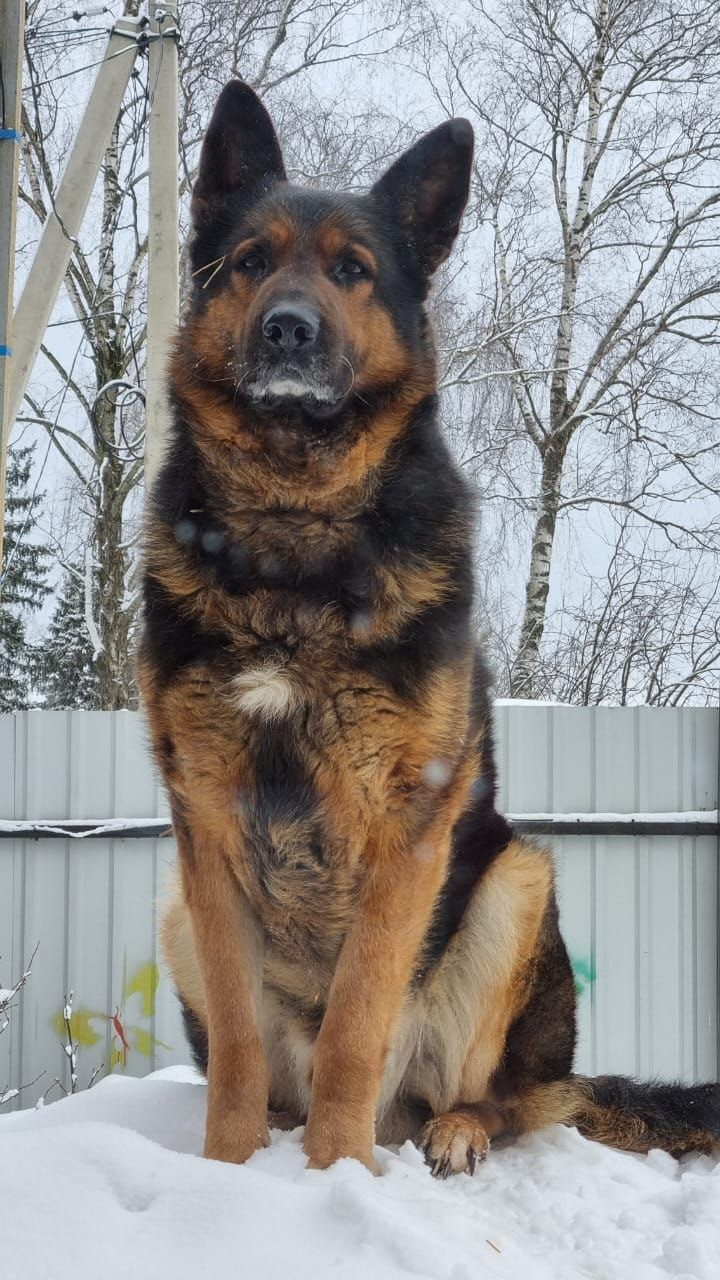
#> input picture my_dog3.jpg, 720 x 1280 px
$ jupyter execute --allow-errors 3.01_use-classification-knn.ipynb
#> lines starting #> are read from the running program, lines starting #| are printed output that depends on the picture
Estimated time needed: **30** minutes

<h2>Load the Saved KNN model to Classify Images</h2>
<h3>Project: Training_an_image_classifier_with_KNN</h3>
<h3>Application: Use - KNN image classifier</h3>

You will upload your image and classify it using the K-Nearest Neighbours (KNN) algorithm we saved in the <code>train</code> run.

## Objectives

<ul>
    <li>This tool contains the following sections:
        <ul>
            <li>Load important libraries</li>
            <li>Load your saved KNN model</li>
            <li>Upload your image</li>
            <li>Classify your image</li>
        </ul>
    </li>

</ul>

----

## Load Important Libraries

Libraries for data processing and visualization:

[cell 1]
import numpy as np
import matplotlib.pyplot as plt

Libraries for image pre-processing and classification:

[cell 2]
import cv2

Libraries for Computer Vision Studio:

[cell 3]
from skillsnetwork import cvstudio

## Setup CV Studio Client, Get the Model and Annotations

#> (a cell that did not finish here is left out)

Get the annotations from the CV Studio project:

#> (a cell that did not finish here is left out)

Download the model (for k-NN this means samples and format):

#> (a cell that did not finish here is left out)

Get k_best from model details (we reported this previously when training):

#> (a cell that did not finish here is left out)

Load and re-train model:

#> (a cell that did not finish here is left out)

## Test Our Model with an Uploaded Image

Upload your image, and see if it will be correctly classified.
<p><b>Instructions on How to Upload an Image:</b></p>
Use the upload button and upload an image from your local machine:
<center>

</center>

The image will now be in the directory in which you are working in. To read the image in a new cell, use the <code>cv2.imread</code> and read its name. For example, I uploaded <code>anothercar.jpg</code> into my current working directory - <code>cv2.imread("anothercar.jpg")</code>.

<center>

</center>

Replace <code>your_uploaded_file</code> below with the name of your image as seen in your directory:

[cell 9]
my_image = cv2.imread("my_dog3.jpg")
#> my_image is the input picture: shape (1280, 720, 3); mean B, G, R 141.7, 143.1, 145.6
## let's see what the image looks like
image = cv2.cvtColor(my_image, cv2.COLOR_BGR2RGB)
plt.imshow(image)
plt.show()

Convert image to grayscale - grayscale simplifies the algorithm and reduces computational requirements.

[cell 10]
#make images gray
my_image = cv2.cvtColor(my_image,cv2.COLOR_BGR2GRAY)
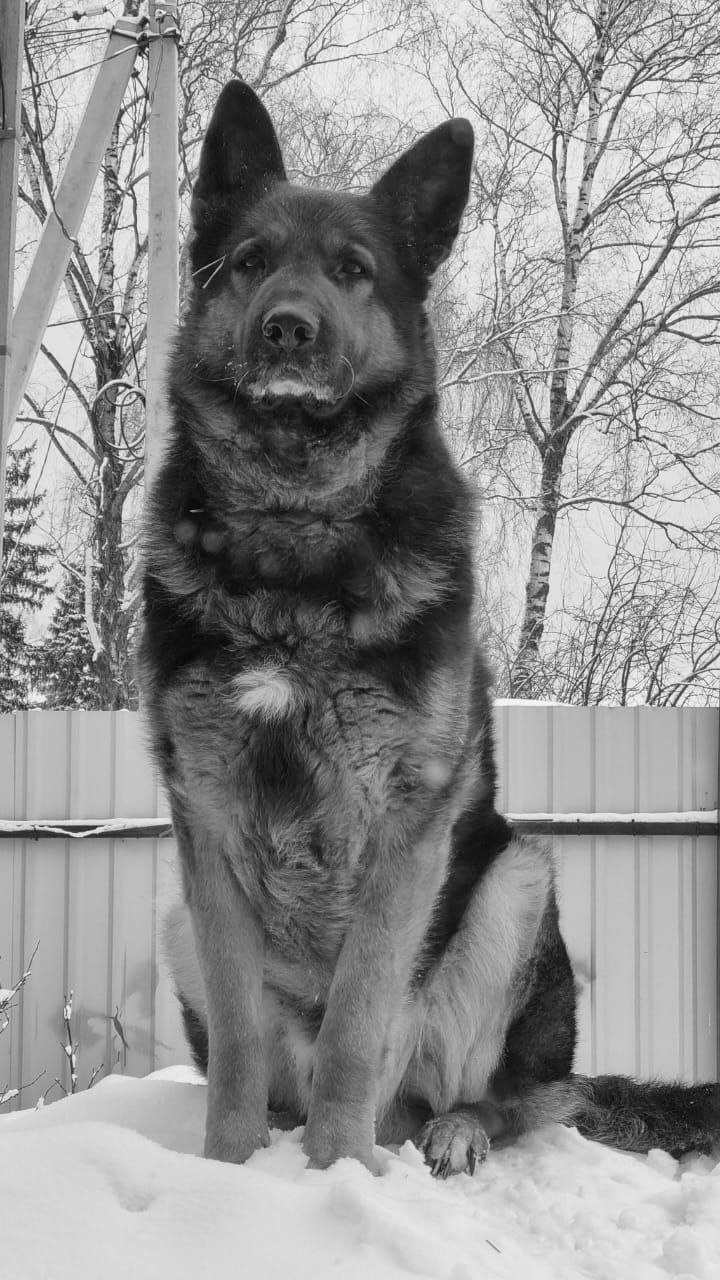
#> my_image: shape (1280, 720); min 0, max 254, mean 143.7

Resize the image to reduce the size:

[cell 11]
my_image = cv2.resize(my_image, (32, 32))
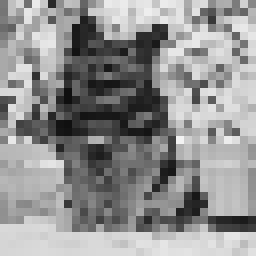
#> my_image: shape (32, 32) (shown 8 times larger); min 15, max 242, mean 145.1

Flatten the image into a numpy array:

[cell 12]
pixel_image = my_image.flatten()
#> pixel_image = 1024 values, max 242 at index 566, min 15 at index 360, mean 145.1
pixel_image = np.array([pixel_image]).astype('float32')

$ run again, with my_dog2.jpg copied over my_dog3.jpg
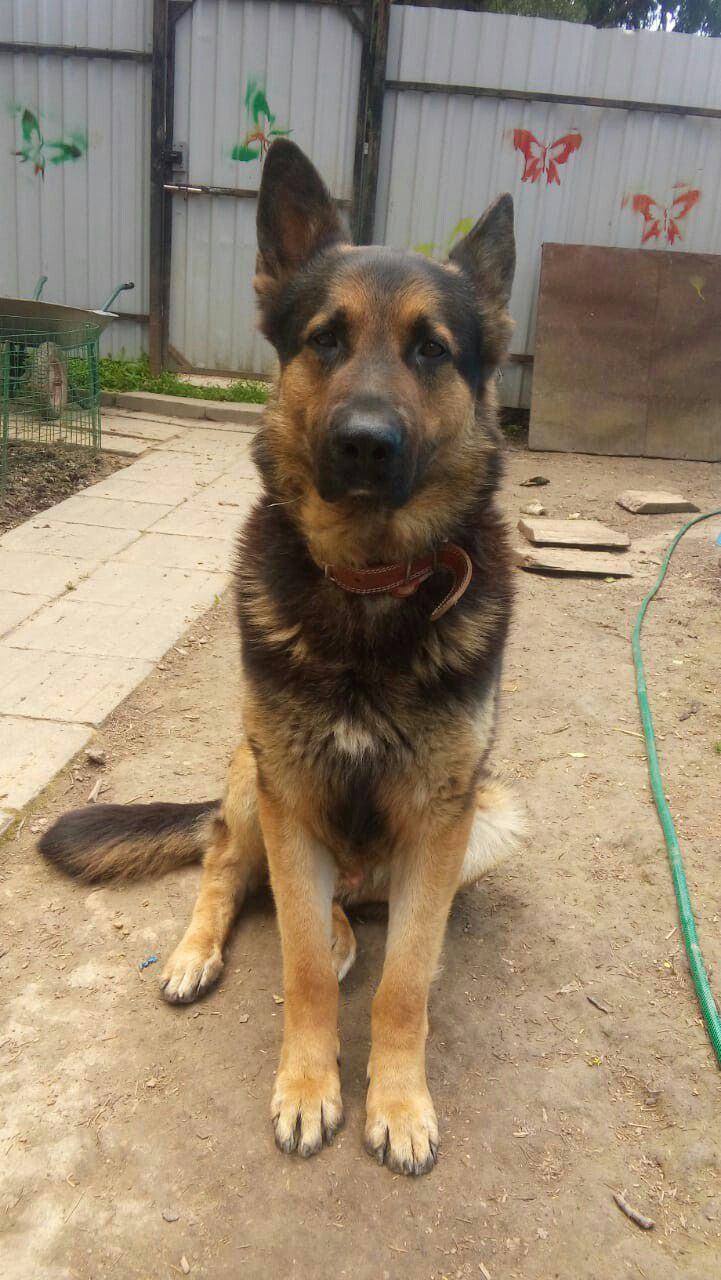
#> input picture my_dog2.jpg, 721 x 1280 px
#> my_image is the input picture: shape (1280, 721, 3); mean B, G, R 113.2, 136.2, 153.3
#> `my_image = cv2.cvtColor(my_image,cv2.COLOR_BGR2GRAY)`:
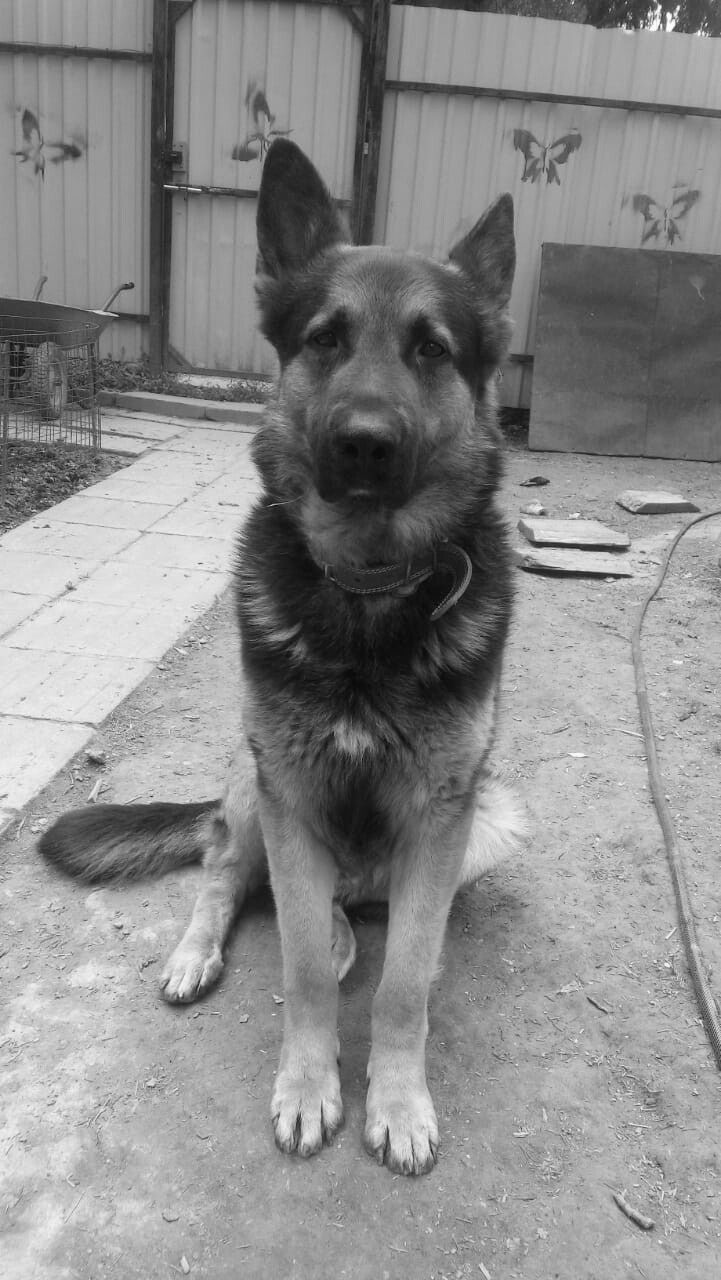
#> my_image: shape (1280, 721); min 5, max 255, mean 138.6
#> `my_image = cv2.resize(my_image, (32, 32))`:
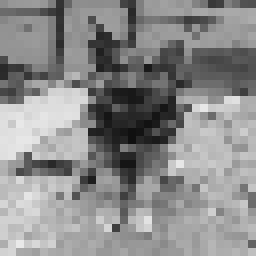
#> my_image: shape (32, 32) (shown 8 times larger); min 15, max 233, mean 138.7
#> pixel_image = 1024 values, max 233 at index 962, min 15 at index 528, mean 138.7

$ run again, with my_cat.jpg copied over my_dog3.jpg
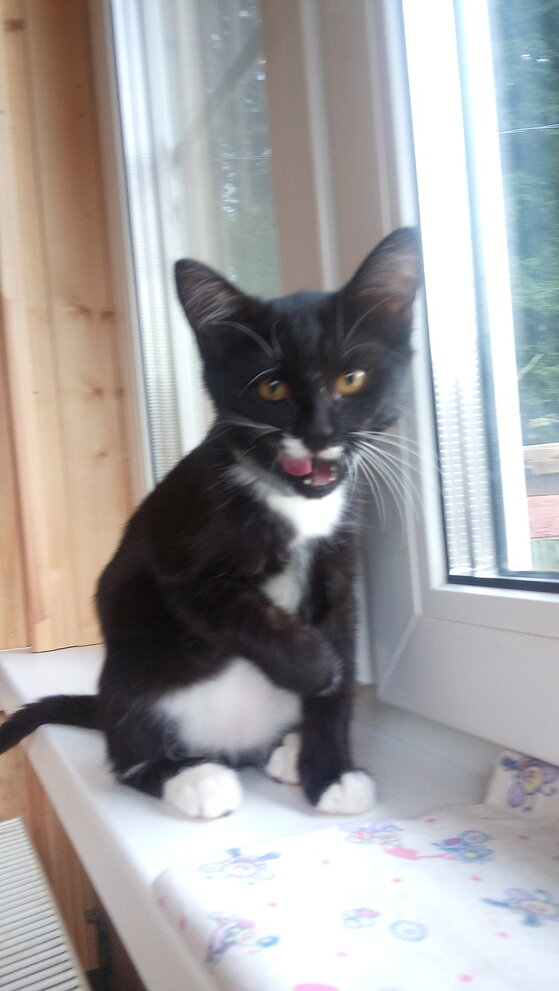
#> input picture my_cat.jpg, 559 x 991 px
#> my_image is the input picture: shape (991, 559, 3); mean B, G, R 160.6, 159.8, 162.1
#> `my_image = cv2.cvtColor(my_image,cv2.COLOR_BGR2GRAY)`:
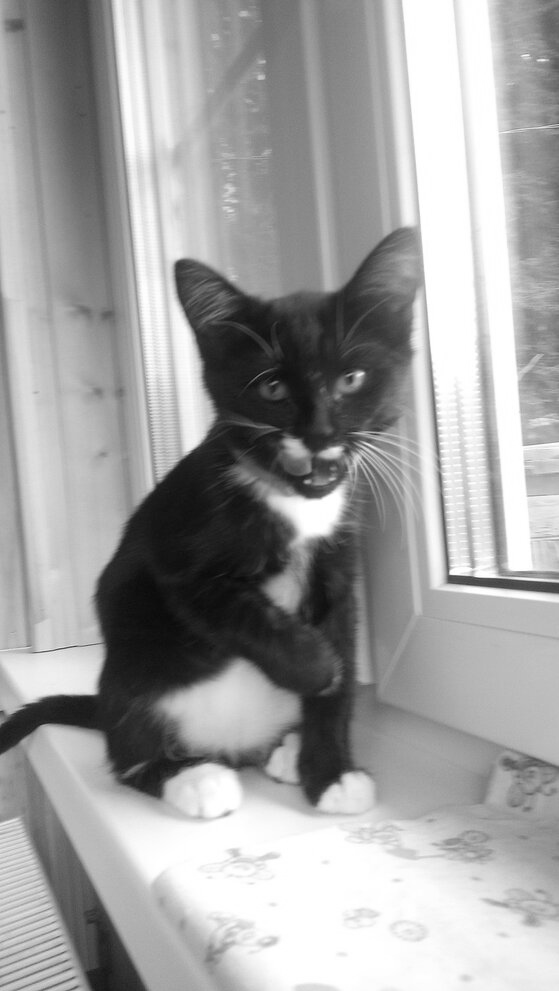
#> my_image: shape (991, 559); min 10, max 255, mean 160.6
#> `my_image = cv2.resize(my_image, (32, 32))`:
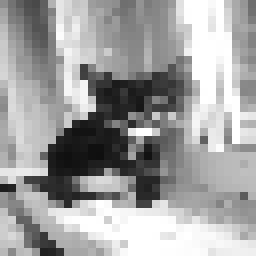
#> my_image: shape (32, 32) (shown 8 times larger); min 15, max 255, mean 160.6
#> pixel_image = 1024 values, max 255 at index 23, min 15 at index 620, mean 160.6

$ run again, with my_cat2.jpg copied over my_dog3.jpg
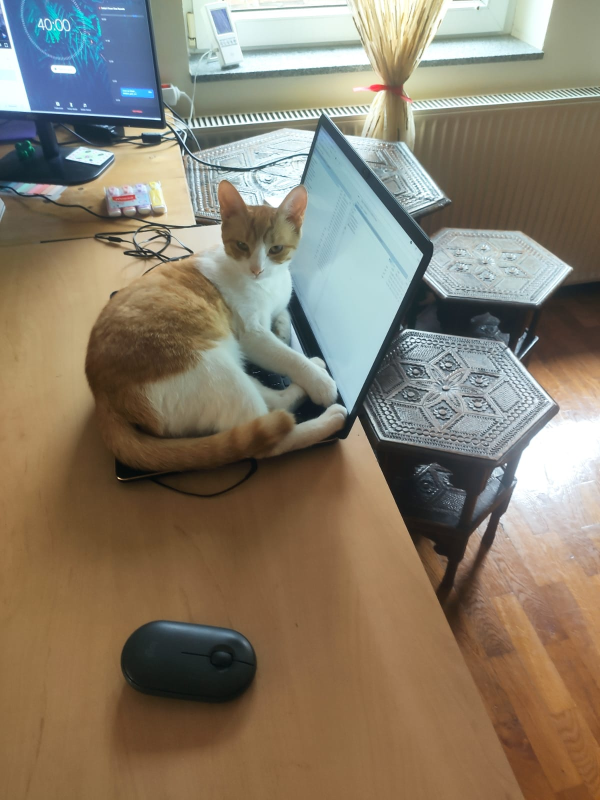
#> input picture my_cat2.jpg, 1200 x 1600 px (shown at 1/2 size)
#> my_image is the input picture: shape (1600, 1200, 3); mean B, G, R 106.5, 124.3, 135
#> `my_image = cv2.cvtColor(my_image,cv2.COLOR_BGR2GRAY)`:
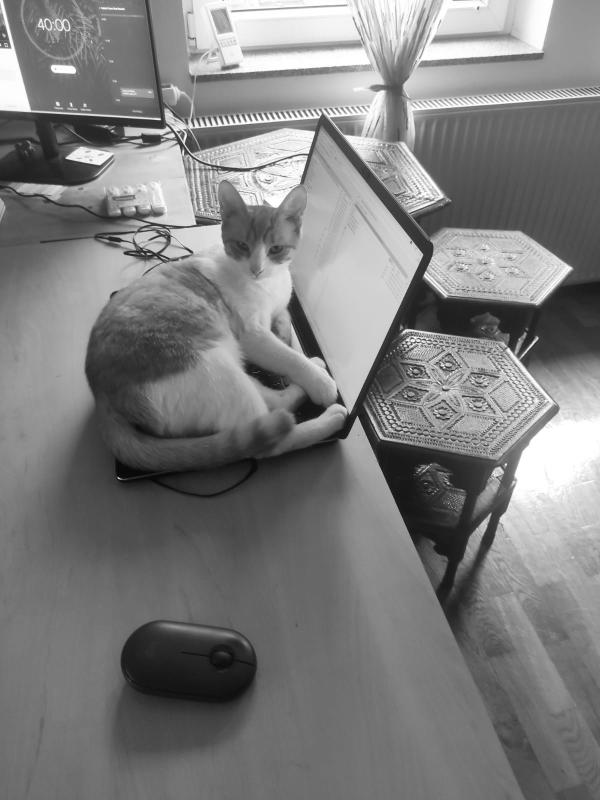
#> my_image: shape (1600, 1200) (shown at 1/2 size); min 4, max 255, mean 125.5
#> `my_image = cv2.resize(my_image, (32, 32))`:
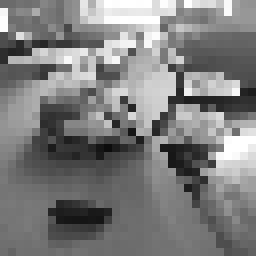
#> my_image: shape (32, 32) (shown 8 times larger); min 12, max 255, mean 125.7
#> pixel_image = 1024 values, max 255 at index 13, min 12 at index 589, mean 125.7
